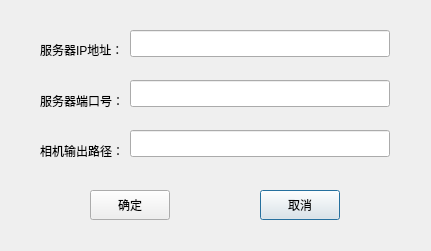
<?xml version="1.0" encoding="UTF-8"?>
<ui version="4.0">
 <class>setdialog</class>
 <widget class="QDialog" name="setdialog">
  <property name="geometry">
   <rect>
    <x>0</x>
    <y>0</y>
    <width>431</width>
    <height>251</height>
   </rect>
  </property>
  <property name="windowTitle">
   <string>设置</string>
  </property>
  <property name="windowIcon">
   <iconset resource="image_path.qrc">
    <normaloff>:/images/logo.ico</normaloff>:/images/logo.ico</iconset>
  </property>
  <widget class="QLabel" name="ip_label">
   <property name="geometry">
    <rect>
     <x>40</x>
     <y>40</y>
     <width>81</width>
     <height>20</height>
    </rect>
   </property>
   <property name="text">
    <string>服务器IP地址：</string>
   </property>
  </widget>
  <widget class="QLabel" name="port_label">
   <property name="geometry">
    <rect>
     <x>40</x>
     <y>90</y>
     <width>91</width>
     <height>21</height>
    </rect>
   </property>
   <property name="text">
    <string>服务器端口号：</string>
   </property>
  </widget>
  <widget class="QLabel" name="photodir_label">
   <property name="geometry">
    <rect>
     <x>40</x>
     <y>140</y>
     <width>81</width>
     <height>21</height>
    </rect>
   </property>
   <property name="text">
    <string>相机输出路径：</string>
   </property>
  </widget>
  <widget class="QLineEdit" name="ip_lineEdit">
   <property name="geometry">
    <rect>
     <x>130</x>
     <y>30</y>
     <width>260</width>
     <height>27</height>
    </rect>
   </property>
  </widget>
  <widget class="QLineEdit" name="port_lineEdit">
   <property name="geometry">
    <rect>
     <x>130</x>
     <y>80</y>
     <width>260</width>
     <height>27</height>
    </rect>
   </property>
  </widget>
  <widget class="QLineEdit" name="photodir_lineEdit">
   <property name="geometry">
    <rect>
     <x>130</x>
     <y>130</y>
     <width>260</width>
     <height>27</height>
    </rect>
   </property>
  </widget>
  <widget class="QPushButton" name="setcancelButton">
   <property name="geometry">
    <rect>
     <x>260</x>
     <y>190</y>
     <width>80</width>
     <height>30</height>
    </rect>
   </property>
   <property name="text">
    <string>取消</string>
   </property>
  </widget>
  <widget class="QPushButton" name="setokButton">
   <property name="geometry">
    <rect>
     <x>90</x>
     <y>190</y>
     <width>80</width>
     <height>30</height>
    </rect>
   </property>
   <property name="text">
    <string>确定</string>
   </property>
  </widget>
 </widget>
 <resources>
  <include location="image_path.qrc"/>
 </resources>
 <connections>
  <connection>
   <sender>setcancelButton</sender>
   <signal>clicked()</signal>
   <receiver>setdialog</receiver>
   <slot>close()</slot>
   <hints>
    <hint type="sourcelabel">
     <x>299</x>
     <y>254</y>
    </hint>
    <hint type="destinationlabel">
     <x>215</x>
     <y>143</y>
    </hint>
   </hints>
  </connection>
 </connections>
</ui>
